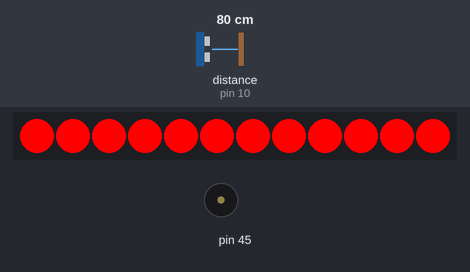
Bench run of a sketch on a simulated Arduino Uno, built with avr-gcc and run on an emulated ATmega328P. Parts: 12 RGB LEDs in strip order, left to right, buzzer (waves = sounding). The test bench sets the inputs (shaded band); at power-on: distance to the obstacle (sensor on pin 10) 80 cm.

Above: at 2.0 s.
2.1 s: distance to the obstacle (sensor on pin 10) set to 94 cm
4.0 s: distance to the obstacle (sensor on pin 10) set to 105 cm
At 6.3 s:
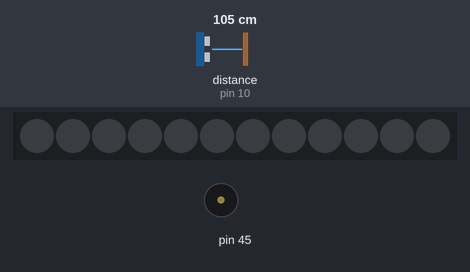
6.6 s: distance to the obstacle (sensor on pin 10) set to 2 cm
At 7.25 s:
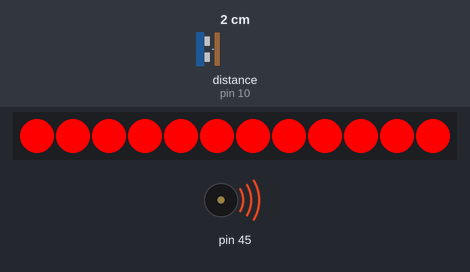
11.2 s: distance to the obstacle (sensor on pin 10) set to 120 cm
At 11.9 s:
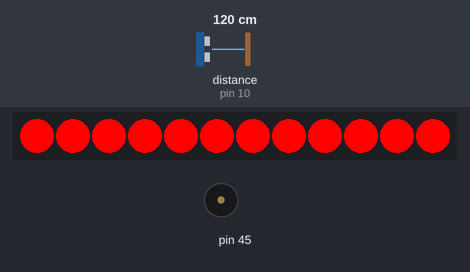
Timing chart, 0 to 14.2 s (numbered marks = the images above; inputs shaded):
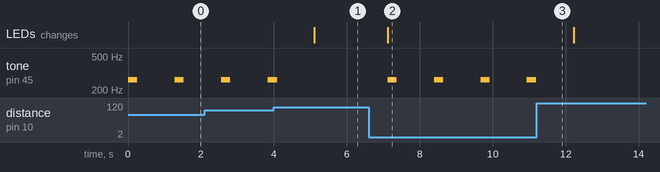

Measured:
- the behaviour switches between 99 and 100 cm on distance to the obstacle (sensor on pin 10) (found by bisection; images 0 and 1)
- after the input at 4.0 s, tone on pin 45: goes on until 4.1 s, then stays silent; the LEDs: change after 1.1 s (image 1)
- after the input at 6.6 s, tone on pin 45: alternates 262 Hz for 0.25 s and silent for 1.0 s, starting after 0.52 s; the LEDs: change after 0.52 s (image 2)
- after the input at 11.2 s, tone on pin 45: stops changing and stays silent
- by itself, tone on pin 45: alternates 262 Hz for 0.25 s and silent for 1.0 s

The sketch:

006_sensorlight.ino
```cpp
// Anatoly Mironov @mirontoli
// If ultrasonic detects something, scream and light

#include <Arduino.h>
#include <Wire.h>
#include <MeAuriga.h>

MeUltrasonicSensor ultrasonic_10(10);
MeRGBLed rgbled_0(0, 12);
MeBuzzer buzzer;

void setup() {
  rgbled_0.setpin(44);
  buzzer.setpin(45);
}

void loop() {
  if(ultrasonic_10.distanceCm() < 100){
      rgbled_0.setColor(0,255, 0, 0 );
      rgbled_0.show();
      buzzer.tone(262,0.25*1000);
      delay(20);

  }else{
      rgbled_0.setColor(0,0,0,0);
      rgbled_0.show();

  }
  delay(1000);
}
```
